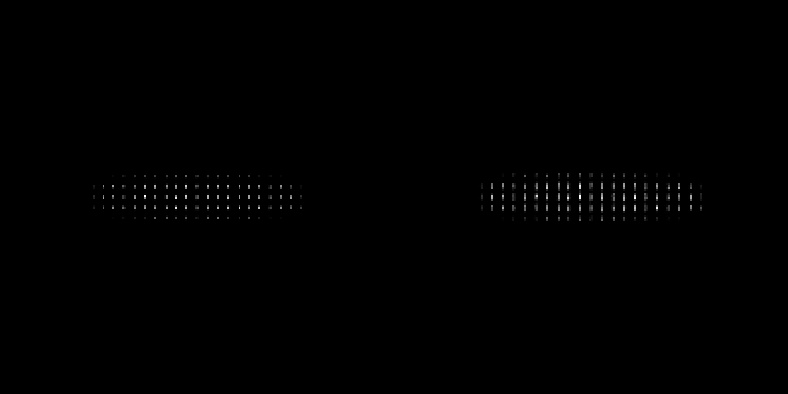
#> input picture path_to_save_inverted_image.jpg, 788 x 394 px, found by its file name
$ jupyter execute --allow-errors beamline_pepperpot_analysis.ipynb   (older library calls are emulated)
#> lines starting #> are read from the running program, lines starting #| are printed output that depends on the picture
[cell 1]
# -*- coding: utf-8 -*-
"""
Created on Tue Dec 22 14:49:28 2020

@author: Alex Grabenhofer
"""
#----------------------------------------
# BM-02/13/22: Trying to simplify the code
#----------------------------------------

import numpy as np
import cv2
import matplotlib.pyplot as plt
from tqdm import tqdm
from datetime import datetime

now = datetime.now()
t_stamp = datetime.timestamp(now)

""" Calibration """

""" Processing """

""" Go straight to read input image (BM-) """

#print('Please input the full path (C:/...) of the image that you wish to use')
#img_string = input('::  ')
# img_string = f"C:\\Users\\ianja\\REPOS\\Pepperpot\\local-images-before-after-propagation-2x-dataset\\epsnx0.1_alfax-0.296_betax425.73631_epsny0.1_alfay-0.55_betay170.0_epsnz5.0_alfaz0.1_betaz10.0_2.png"
img_string = f"C:\\Users\\ianja\\REPOS\\Pepperpot\\path_to_save_inverted_image.jpg"

frame = cv2.imread(img_string)
#> frame is the input picture: shape (394, 788, 3); min 0, max 255, mean 0.6

try:
#    im = frame.astype(np.float64)
    im = frame.astype(np.int64)
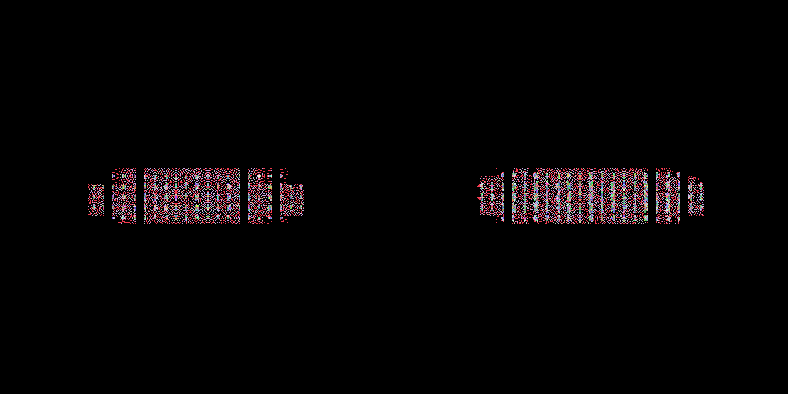
#> im: shape (394, 788, 3) int64; 223 distinct labels, from 0 to 255; one colour per label, 0 black
except AttributeError:
    print('Error.  Image not found.')
    print('If using loaded image, check spelling and path and try again.')
    fail = 1
    while fail == 1:
        print(' ')
        print('Please input the full path (C:/...) of the image that you wish to use')
        img_string = input('::  ')
        frame = cv2.imread(img_string)
        try:
#            im = frame.astype(np.float64)
            im = frame.astype(np.int)
            fail = 0
        except AttributeError:
            fail = 1

i_row = len(im)
#> i_row = 394
i_col = len(im[0])
#> i_col = 788
#> (the rest of the program and of its run is left out)
